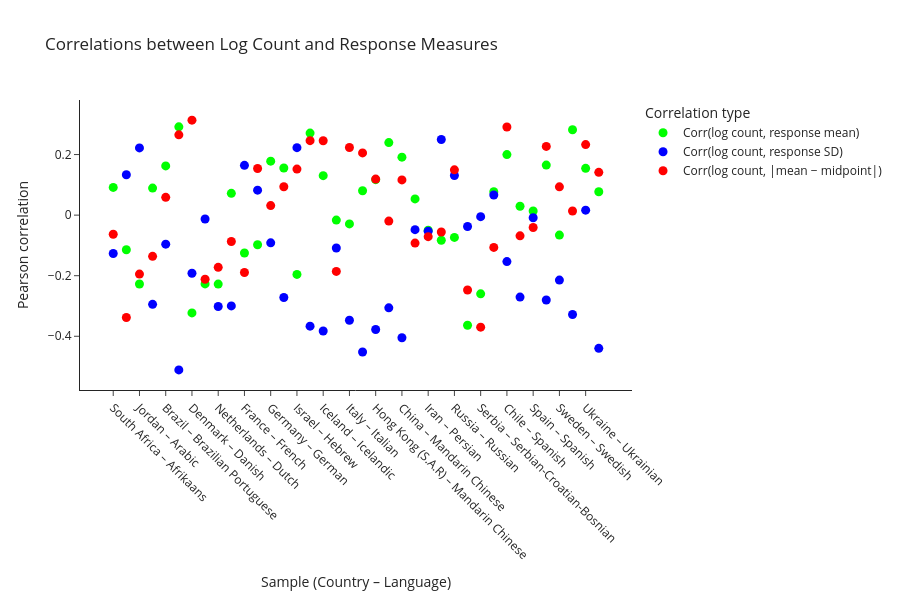

Notebook code cell kept with this figure:
### Code cell
fig = go.Figure()

fig.add_trace(go.Scatter(
    x=df_plot["sample"],
    y=df_plot["corr_logcount_response_mean"],
    mode="markers",
    name="Corr(log count, response mean)",
    marker=dict(size=9, color="lime")
))

fig.add_trace(go.Scatter(
    x=df_plot["sample"],
    y=df_plot["corr_logcount_response_sd"],
    mode="markers",
    name="Corr(log count, response SD)",
    marker=dict(size=9, color= 'blue')
))

fig.add_trace(go.Scatter(
    x=df_plot["sample"],
    y=df_plot["corr_logcount_abs_dist_midpoint"],
    mode="markers",
    name="Corr(log count, |mean − midpoint|)",
    marker=dict(size=9, color="red")
))

fig.update_layout(
    title="Correlations between Log Count and Response Measures",
    yaxis_title="Pearson correlation",
    xaxis_title="Sample (Country – Language)",
    xaxis_tickangle=45,
    height=600,
    legend_title="Correlation type",
    template="simple_white"
)

fig.show()

### Figure 1 — Plotly figure (JSON) as saved in the notebook; plotly's stock layout.template omitted (floating-point values rounded to 4 significant figures)
{"data": [{"marker": {"color": "lime", "size": 9}, "mode": "markers", "name": "Corr(log count, response mean)", "type": "scatter", "x": ["South Africa – Afrikaans", "Egypt – Arabic", "Jordan – Arabic", "Syria – Arabic", "Brazil – Brazilian Portuguese", "Bulgaria – Bulgarian", "Denmark – Danish", "Curacao – Dutch", "Netherlands – Dutch", "Finland – Finnish", "France – French", "Georgia – Georgian", "Germany – German", "Greece – Greek", "Israel – Hebrew", "Hungary – Hungarian", "Iceland – Icelandic", "Indonesia – Indonesian", "Italy – Italian", "Japan – Japanese", "Hong Kong (S.A.R) – Mandarin Chinese", "Taiwan – Mandarin Chinese", "China – Mandarin Chinese", "India – Marathi", "Iran – Persian", "Kazakhstan – Russian", "Russia – Russian", "Croatia – Serbian-Croatian-Bosnian", "Serbia – Serbian-Croatian-Bosnian", "Peru – Spanish", "Chile – Spanish", "Colombia – Spanish", "Spain – Spanish", "Malaysia – Standard Malay", "Sweden – Swedish", "Turkey – Turkish", "Ukraine – Ukrainian", "Vietnam – Vietnamese"], "y": [0.09149, -0.1143, -0.2273, 0.08929, 0.1624, 0.2915, -0.3229, -0.2272, -0.2276, 0.07204, -0.1249, -0.09763, 0.1781, 0.1555, -0.1958, 0.2709, 0.1304, -0.0164, -0.029, 0.08045, 0.1172, 0.2394, 0.1915, 0.05354, -0.05, -0.08289, -0.07352, -0.3636, -0.2599, 0.07704, 0.2, 0.02941, 0.01371, 0.1652, -0.06579, 0.2819, 0.1546, 0.07716]}, {"marker": {"color": "blue", "size": 9}, "mode": "markers", "name": "Corr(log count, response SD)", "type": "scatter", "x": ["South Africa – Afrikaans", "Egypt – Arabic", "Jordan – Arabic", "Syria – Arabic", "Brazil – Brazilian Portuguese", "Bulgaria – Bulgarian", "Denmark – Danish", "Curacao – Dutch", "Netherlands – Dutch", "Finland – Finnish", "France – French", "Georgia – Georgian", "Germany – German", "Greece – Greek", "Israel – Hebrew", "Hungary – Hungarian", "Iceland – Icelandic", "Indonesia – Indonesian", "Italy – Italian", "Japan – Japanese", "Hong Kong (S.A.R) – Mandarin Chinese", "Taiwan – Mandarin Chinese", "China – Mandarin Chinese", "India – Marathi", "Iran – Persian", "Kazakhstan – Russian", "Russia – Russian", "Croatia – Serbian-Croatian-Bosnian", "Serbia – Serbian-Croatian-Bosnian", "Peru – Spanish", "Chile – Spanish", "Colombia – Spanish", "Spain – Spanish", "Malaysia – Standard Malay", "Sweden – Swedish", "Turkey – Turkish", "Ukraine – Ukrainian", "Vietnam – Vietnamese"], "y": [-0.1265, 0.1333, 0.222, -0.2945, -0.09586, -0.5109, -0.1917, -0.01279, -0.3017, -0.2997, 0.1644, 0.08256, -0.09156, -0.2718, 0.2229, -0.3665, -0.3825, -0.1083, -0.3471, -0.452, -0.3776, -0.3062, -0.4047, -0.04789, -0.05284, 0.2498, 0.1308, -0.03743, -0.00508, 0.06639, -0.1535, -0.2706, -0.008544, -0.2802, -0.2145, -0.3279, 0.01634, -0.4397]}, {"marker": {"color": "red", "size": 9}, "mode": "markers", "name": "Corr(log count, |mean − midpoint|)", "type": "scatter", "x": ["South Africa – Afrikaans", "Egypt – Arabic", "Jordan – Arabic", "Syria – Arabic", "Brazil – Brazilian Portuguese", "Bulgaria – Bulgarian", "Denmark – Danish", "Curacao – Dutch", "Netherlands – Dutch", "Finland – Finnish", "France – French", "Georgia – Georgian", "Germany – German", "Greece – Greek", "Israel – Hebrew", "Hungary – Hungarian", "Iceland – Icelandic", "Indonesia – Indonesian", "Italy – Italian", "Japan – Japanese", "Hong Kong (S.A.R) – Mandarin Chinese", "Taiwan – Mandarin Chinese", "China – Mandarin Chinese", "India – Marathi", "Iran – Persian", "Kazakhstan – Russian", "Russia – Russian", "Croatia – Serbian-Croatian-Bosnian", "Serbia – Serbian-Croatian-Bosnian", "Peru – Spanish", "Chile – Spanish", "Colombia – Spanish", "Spain – Spanish", "Malaysia – Standard Malay", "Sweden – Swedish", "Turkey – Turkish", "Ukraine – Ukrainian", "Vietnam – Vietnamese"], "y": [-0.06297, -0.3382, -0.1948, -0.1362, 0.05882, 0.2652, 0.3137, -0.2116, -0.1724, -0.08697, -0.1896, 0.1539, 0.03145, 0.09361, 0.1521, 0.2458, 0.2456, -0.1859, 0.2233, 0.2054, 0.119, -0.01956, 0.1162, -0.09232, -0.0711, -0.05566, 0.1496, -0.2473, -0.3698, -0.1066, 0.291, -0.06848, -0.04081, 0.2268, 0.09342, 0.01361, 0.233, 0.1413]}], "layout": {"height": 600, "legend": {"title": {"text": "Correlation type"}}, "title": {"text": "Correlations between Log Count and Response Measures"}, "xaxis": {"tickangle": 45, "title": {"text": "Sample (Country – Language)"}}, "yaxis": {"title": {"text": "Pearson correlation"}}}}
